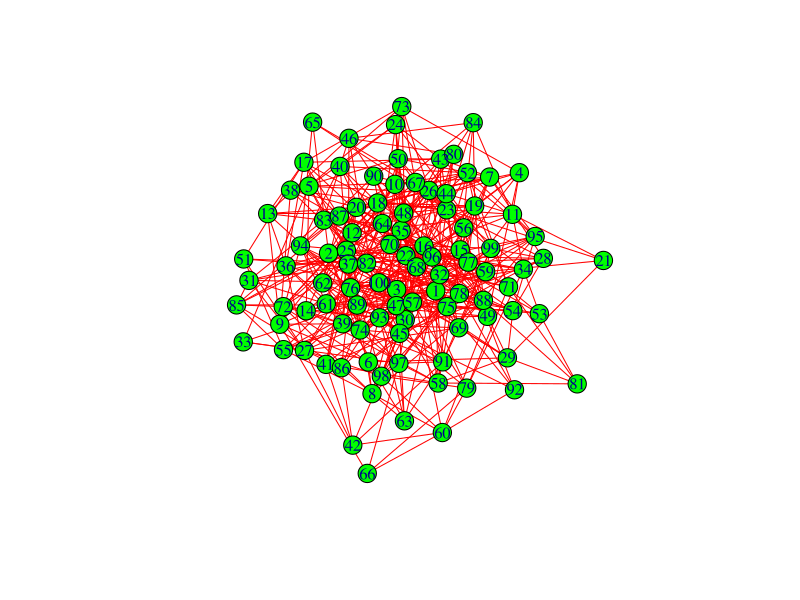
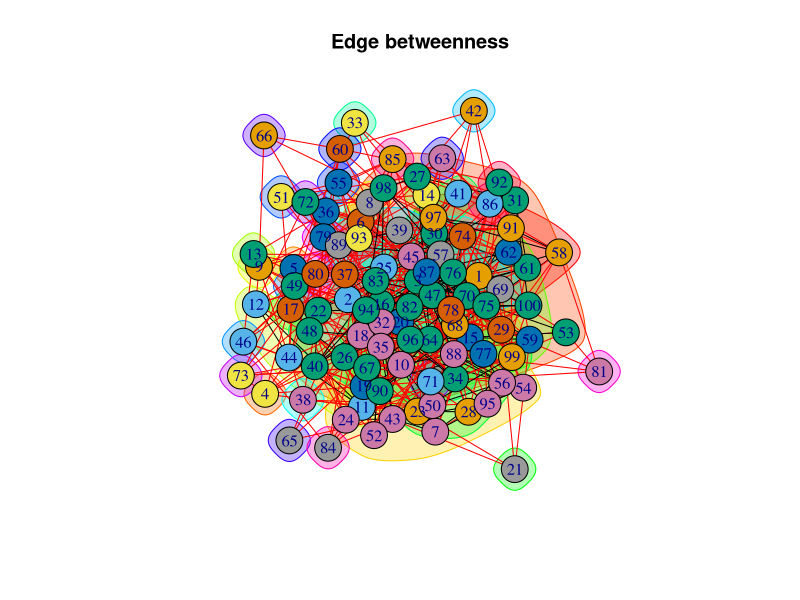
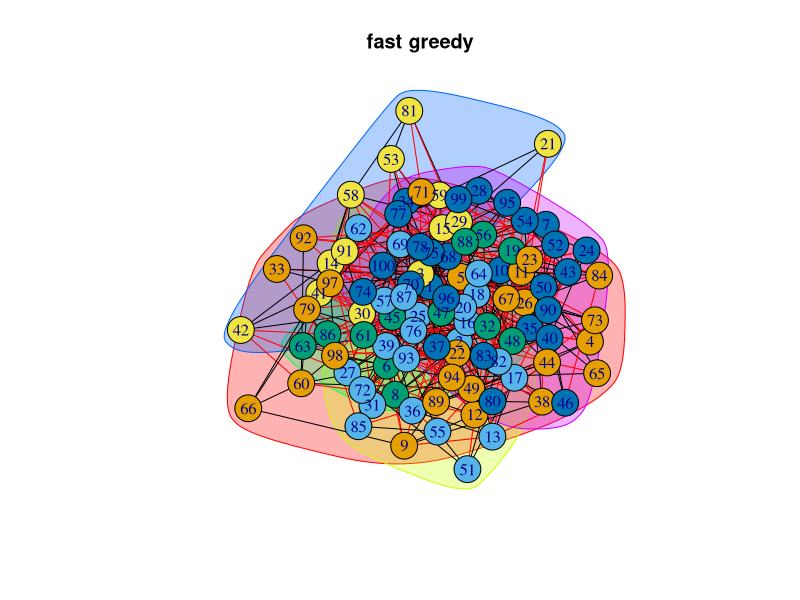
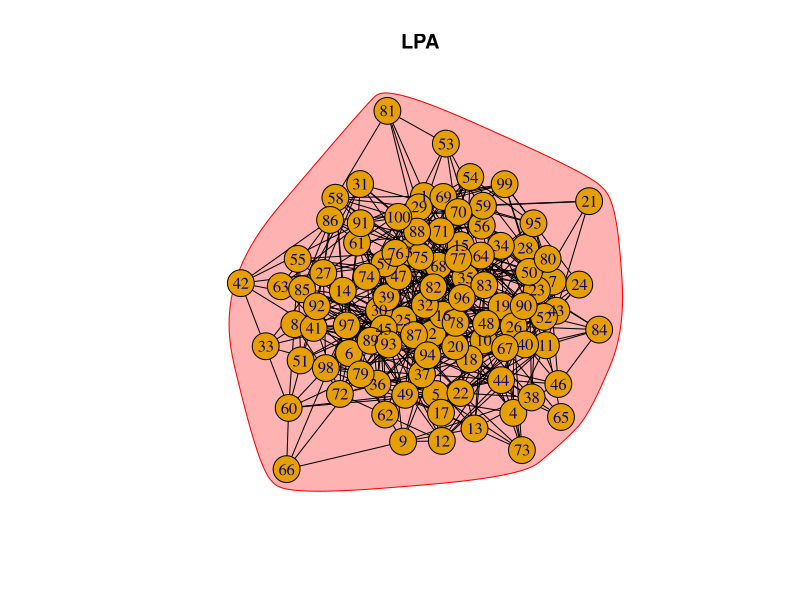
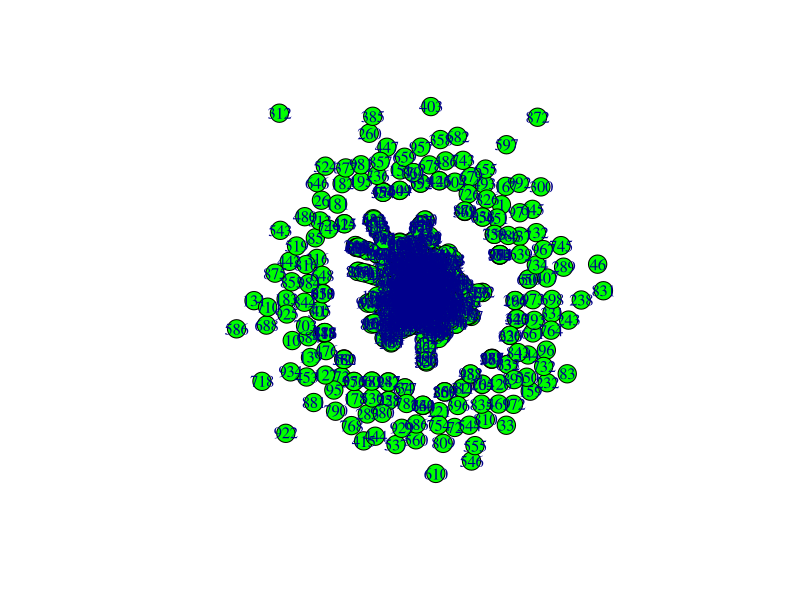
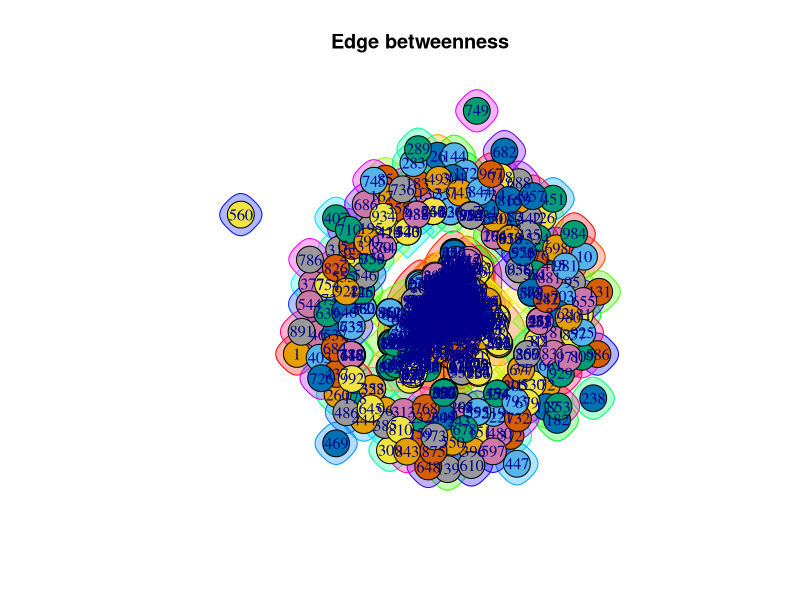
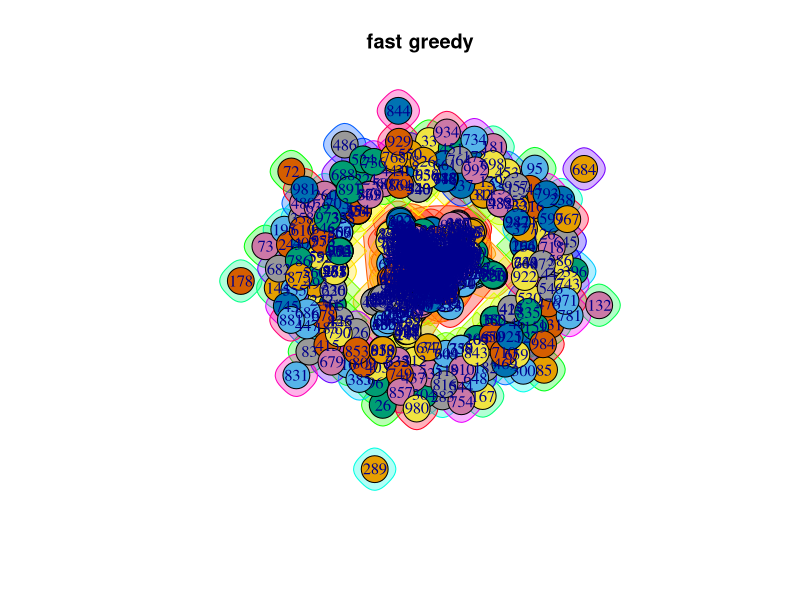
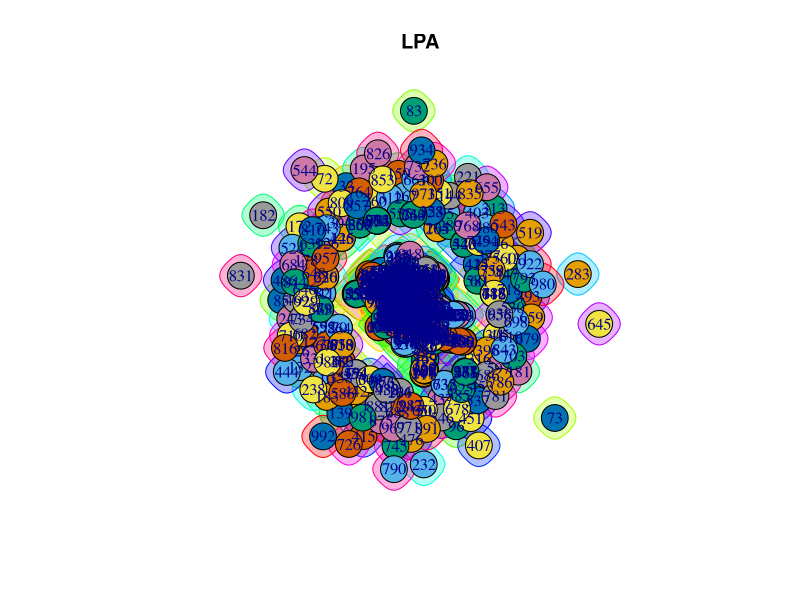

Source code (R) for these figures, in order:

library('igraph')
g <- erdos.renyi.game(100, 1/10)  # first argument is no. of nodes and 2nd argument is a measure of randomly genrated links between the nodes
plot(g,                     
     vertex.color="green",
     vertex.size=10,
      edge.color='red')

girvNew <- cluster_edge_betweenness(g, modularity = TRUE)
plot(girvNew ,g, main="Edge betweenness")
sizes(girvNew) 
modularity(girvNew)

c1 = cluster_fast_greedy(g)
plot(c1 ,g, main="fast greedy")
sizes(c1)
modularity(c1)

lp=label.propagation.community(g)
plot(lp ,g, main="LPA")
modularity(lp)
sizes(lp)


library('igraph')
g <- erdos.renyi.game(1000, 1/500)     
plot(g,
     vertex.color="green",
     vertex.size=10,
     edge.color='red')

girvNew <- cluster_edge_betweenness(g, modularity = TRUE)
plot(girvNew ,g, main="Edge betweenness")
sizes(girvNew) 
modularity(girvNew)

c1 = cluster_fast_greedy(g)
plot(c1 ,g, main="fast greedy")
sizes(c1)
modularity(c1)

lp=label.propagation.community(g)
plot(lp ,g, main="LPA")
modularity(lp)
sizes(lp)  
